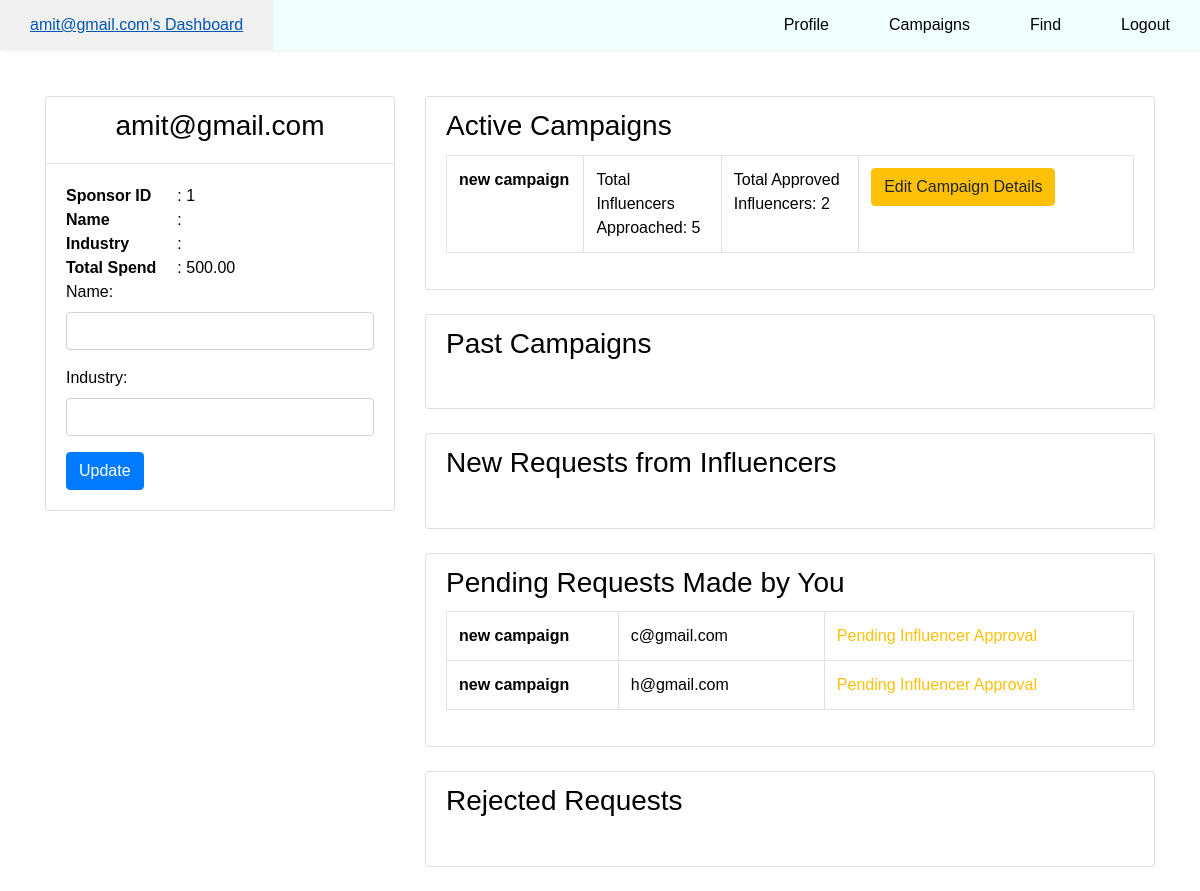
The app's page /profile (signed in), older data.
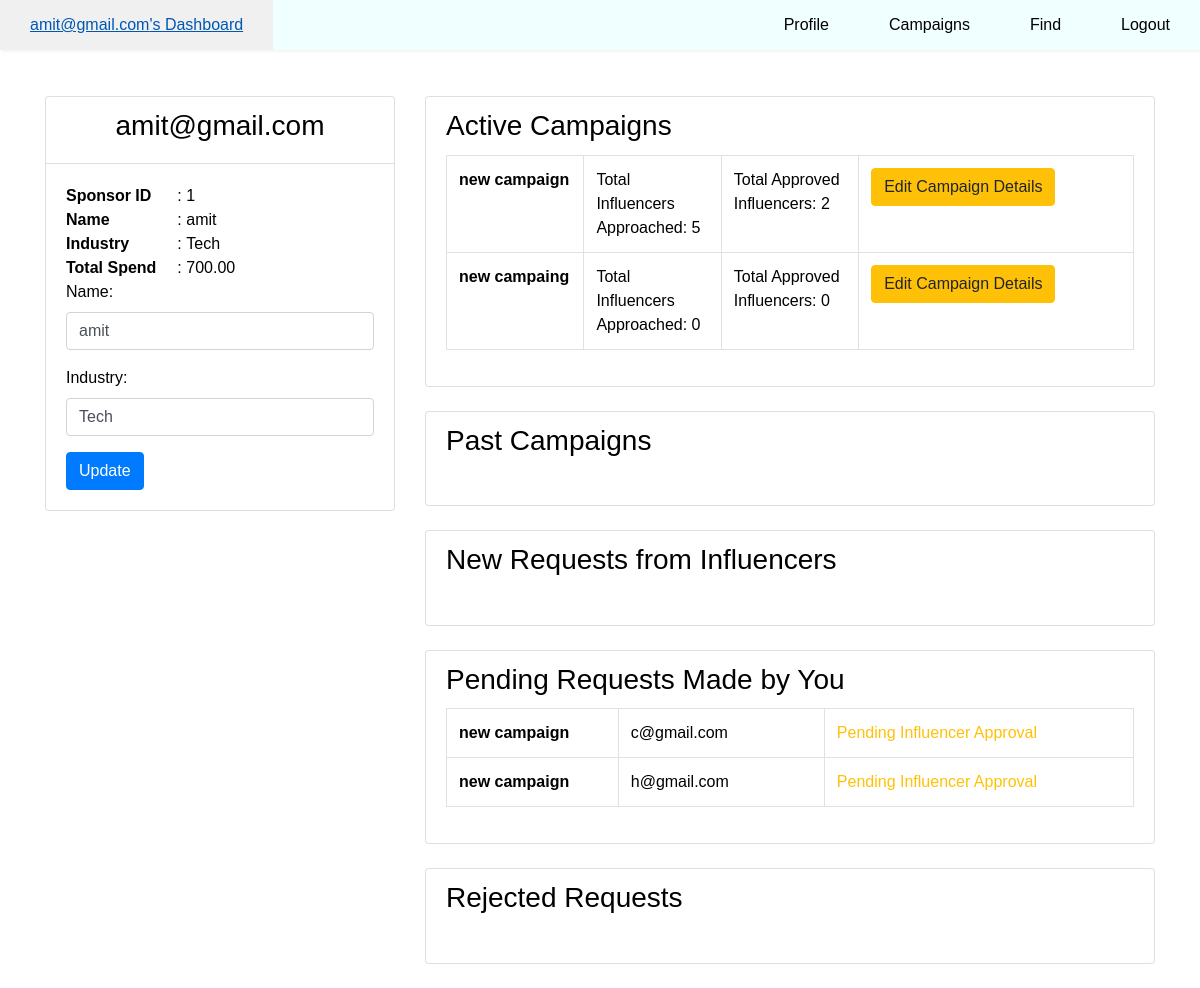
The same page, newer data.
### model.py (models this page shows)
class User(db.Model):
    id = db.Column(db.Integer, primary_key = True)
    name = db.Column(db.String, unique = False, nullable = True, default=lambda: '')
    email = db.Column(db.String, unique = True, nullable = False)
    password = db.Column(db.String, nullable = False)
    isAdmin = db.Column(db.Boolean, default = False)
    isInfluencer = db.Column(db.Boolean, default = False)
    isSponsor = db.Column(db.Boolean, default = False)
    isBlacklist = db.Column(db.Boolean, default = False)
    influencer = db.relationship('Influencer', back_populates='user', cascade="all, delete-orphan", uselist=False)
    sponsor = db.relationship('Sponsor', back_populates='user', cascade="all, delete-orphan", uselist=False)

class Sponsor(db.Model):
    sponsor_id = db.Column(db.Integer, db.ForeignKey('user.id'), primary_key=True)
    industry = db.Column(db.String, nullable=True)
    user = db.relationship('User', back_populates='sponsor')
    campaigns = db.relationship('Campaign', back_populates='sponsor', cascade="all, delete-orphan")
    blacklist_requests = db.relationship('BlacklistRequest', back_populates='sponsor', cascade="all, delete-orphan")

class Campaign(db.Model):
    campaign_id = db.Column(db.Integer, primary_key=True)
    sponsor_id = db.Column(db.Integer, db.ForeignKey('sponsor.sponsor_id'), nullable=False)
    title = db.Column(db.String, nullable=False)
    description = db.Column(db.Text, nullable=False)
    budget = db.Column(db.Numeric(10, 2), nullable=False)
    start_date = db.Column(db.Date, nullable=False)
    end_date = db.Column(db.Date, nullable=False)
    status = db.Column(db.String, nullable=False)
    niche = db.Column(db.String, nullable=False)
    isBlacklist = db.Column(db.Boolean, default=False)
    sponsor = db.relationship('Sponsor', back_populates='campaigns')
    requests = db.relationship('Request', back_populates='campaign', cascade="all, delete-orphan")

class Request(db.Model):
    request_id = db.Column(db.Integer, primary_key=True)
    campaign_id = db.Column(db.Integer, db.ForeignKey('campaign.campaign_id'), nullable=False)
    influencer_id = db.Column(db.Integer, db.ForeignKey('influencer.influencer_id'), nullable=False)
    initiated_by_influencer = db.Column(db.Boolean, nullable=False)
    influencer_approved = db.Column(db.Boolean, nullable=True)
    sponsor_approved = db.Column(db.Boolean, nullable=True)
    status = db.Column(db.String, nullable=False, default='Pending')
    campaign = db.relationship('Campaign', back_populates='requests')
    influencer = db.relationship('Influencer', back_populates='requests')
    __table_args__ = (db.UniqueConstraint('campaign_id', 'influencer_id', name='unique_camp_inf_req'),)

### app.py (the view, shortened to what this page needs)
@app.route('/profile',methods =['GET','POST'])
def profile():
    user = getUserInfo()
    if 'id' not in session:
        return redirect(url_for('login'))
    id = session['id']
    user = User.query.filter_by(id=id).first()
    if user.isInfluencer:
        approved_requests = Request.query.filter_by(
            influencer_id=user.influencer.influencer_id,
            status='Approved'
        ).all()
        active_campaigns = [req.campaign for req in approved_requests]
        new_requests = Request.query.filter_by(influencer_id=user.influencer.influencer_id,
                                                status='Pending',sponsor_approved=True,influencer_approved=None).all()
        rejected_requests = Request.query.filter_by( influencer_id=user.influencer.influencer_id, status='Rejected').all()
        pending_requests = Request.query.filter_by(influencer_id=user.influencer.influencer_id,
                                                    status='Pending',
                                                    sponsor_approved=None).all()
        total_earnings = sum(req.campaign.budget for req in approved_requests)
        return render_template('profile.html',  nav_type=user, approved_requests=approved_requests,
                                                new_requests=new_requests, pending_requests=pending_requests,
                                                rejected_requests=rejected_requests, total_earnings= total_earnings)
    elif user.isSponsor:
        active_campaigns = Campaign.query.filter_by(sponsor_id=user.sponsor.sponsor_id,
                                                    status='Active').all()
        past_campaigns = Campaign.query.filter_by(sponsor_id=user.sponsor.sponsor_id,
                                                    status='Inactive').all()
        new_requests = Request.query.join(Campaign).filter(Campaign.sponsor_id == user.sponsor.sponsor_id,
                                                            Request.sponsor_approved == None).all()
        pending_requests = Request.query.filter_by(sponsor_approved=True, influencer_approved=None).join(Campaign).filter(
                                                    Campaign.sponsor_id == user.sponsor.sponsor_id).all()
        rejected_requests = Request.query.filter_by(influencer_approved=False).join(Campaign).filter(Campaign.sponsor_id == user.sponsor.sponsor_id).all()
        total_spend = sum(campaign.budget for campaign in active_campaigns)
        approved_influencers = {}
        for campaign in active_campaigns:
            approved_influencers[campaign.campaign_id] = Request.query.filter_by(campaign_id=campaign.campaign_id, status='Approved').count()
        return render_template('profile.html',nav_type=user,active_campaigns=active_campaigns,
                                                past_campaigns=past_campaigns,new_requests=new_requests,
                                                pending_requests=pending_requests,rejected_requests=rejected_requests, total_spend=total_spend,
                                                approved_influencers=approved_influencers)
    elif user.isAdmin:
        return render_template('profile.html', nav_type=user)
    else:
        flash("Unauthorized access.", "danger")
        return redirect(url_for('login'))

### helper.py (called while the page is built)
def getUserInfo():
    if 'id' in session:
        current_user = User.query.filter_by(id = session['id']).first()
        if current_user:
            usr_id = current_user.id
            email = current_user.email
            isAdmin = current_user.isAdmin
            isInfluencer = current_user.isInfluencer
            isSponsor = current_user.isSponsor
            isBlacklist = current_user.isBlacklist
            return {'usr_id':usr_id, 'email':email, 'isAdmin':isAdmin, 'isInfluencer':isInfluencer, 'isSponsor':isSponsor,'isBlacklist':isBlacklist}
        else:
            return None

### templates/profile.html (shortened to what this page needs)
{% extends './layouts/layout.html' %}
{% block body %}
    {% include './components/navbar.html' %}
    {% if nav_type.isInfluencer %}
        {% include './components/influencer/profile.html' %}
    {% elif nav_type.isSponsor %}
        {% include './components/sponsor/profile.html' %}
    {% endif %}
{% endblock %}

### templates/layouts/layout.html (shortened to what this page needs)
<!DOCTYPE html>
<html lang="en">
<head>
    <link rel="stylesheet" href="https://cdn.jsdelivr.net/npm/bootstrap@4.0.0/dist/css/bootstrap.min.css">
    <link rel="stylesheet" href="{{ url_for('static', filename='style.css') }}">
</head>
<body>
    {% block body %}
    {% endblock %}
</body>
</html>

### templates/components/navbar.html (shortened to what this page needs)
<nav>
    <ul>
        {% if nav_type.isSponsor == 1 %}
        <li><a href="{{ url_for('index') }}">{{ nav_type.email }}'s Dashboard</a></li>
        <li><a href="{{ url_for('profile') }}">Profile</a></li>
        <li><a href="{{ url_for('campaigns') }}">Campaigns</a></li>
        <li><a href="{{ url_for('findInfluencer') }}">Find</a></li>
        <li><a href="{{ url_for('logout') }}">Logout</a></li>
        {% endif %}
    </ul>
</nav>

### templates/components/sponsor/profile.html (shortened to what this page needs)
<div style="height: 30px"></div>
<div class="sponsor-profile">
    <div class="container">
        <div class="row">
            <div class="col-lg-4">
                <div class="card shadow-sm">
                    <div class="card-header bg-transparent text-center">
                        <h3>{{ nav_type.email }}</h3>
                    </div>
                    <div class="card-body">
                        <table>
                            <tr>
                                <th width="50%">Sponsor ID</th>
                                <td width="2%">:</td>
                                <td width="2%"></td>
                                <td>{{ nav_type.sponsor.sponsor_id }}</td>
                            </tr>
                            <tr>
                              <th width="50%">Name</th>
                              <td width="2%">:</td>
                              <td width="2%"></td>
                              <td>{{ nav_type.sponsor.user.name }}</td>
                          </tr>
                            <tr>
                                <th width="50%">Industry</th>
                                <td width="2%">:</td>
                                <td width="2%"></td>
                                <td>{{ nav_type.sponsor.industry }}</td>
                            </tr>
                            <tr>
                              <th width="50%">Total Spend</th>
                              <td width="2%">:</td>
                              <td width="2%"></td>
                              <td>{{ total_spend }}</td>
                          </tr>
                        </table>
                        <form method="POST" action="{{ url_for('edit_sponsor_profile') }}" style="display: inline;">
                            <div class="form-group">
                                <label for="name">Name:</label>
                                <input type="text" class="form-control" id="name" name="name" value="{{ nav_type.sponsor.user.name }}" required>
                            </div>
                            <div class="form-group">
                                <label for="industry">Industry:</label>
                                <input type="text" class="form-control" id="industry" name="industry" value="{{ nav_type.sponsor.industry }}" required>
                            </div>
                            <button type="submit" class="btn btn-primary">Update</button>
                        </form>
                    </div>
                </div>
            </div>
            <div class="col-lg-8">
                <div class="card shadow-sm mb-4">
                    <div class="card-header bg-transparent border-0">
                        <h3 class="mb-0">Active Campaigns</h3>
                    </div>
                    <div class="card-body pt-0">
                        <table class="table table-bordered">
                            {% for campaign in active_campaigns %}
                            <tr>
                                <th width="20%">{{ campaign.title }}</th>
                                <td width="20%">Total Influencers Approached: {{ campaign.requests|length }}</td>
                                <td width="20%">Total Approved Influencers: {{ approved_influencers[campaign.campaign_id] }}</td>
                                <td><a href="{{ url_for('campaignManagement', campaign_id=campaign.campaign_id) }}" class="btn btn-warning">Edit Campaign Details</a></td>
                            </tr>
                            {% endfor %}
                        </table>
                    </div>
                </div>
                <div class="card shadow-sm mb-4">
                    <div class="card-header bg-transparent border-0">
                        <h3 class="mb-0">Past Campaigns</h3>
                    </div>
                    <div class="card-body pt-0">
                    </div>
                </div>
                <div class="card shadow-sm mb-4">
                    <div class="card-header bg-transparent border-0">
                        <h3 class="mb-0">New Requests from Influencers</h3>
                    </div>
                    <div class="card-body pt-0">
                    </div>
                </div>
                <div class="card shadow-sm mb-4">
                    <div class="card-header bg-transparent border-0">
                        <h3 class="mb-0">Pending Requests Made by You</h3>
                    </div>
                    <div class="card-body pt-0">
                        <table class="table table-bordered">
                            {% for request in pending_requests %}
                            <tr>
                                <th width="25%">{{ request.campaign.title }}</th>
                                <td width="30%">{{ request.influencer.user.email }}</td>
                                <td><span class="text-warning">Pending Influencer Approval</span></td>
                            </tr>
                            {% endfor %}
                        </table>
                    </div>
                </div>
                <div class="card shadow-sm mb-4">
                    <div class="card-header bg-transparent border-0">
                        <h3 class="mb-0">Rejected Requests</h3>
                    </div>
                    <div class="card-body pt-0">
                    </div>
                </div>
            </div>
        </div>
    </div>
</div>

### static/style.css (style rules this page uses)
* { margin:0; padding:0; }
body { padding: 0; margin: 0; font-family: 'Franklin Gothic Medium', 'Arial Narrow', Arial, sans-serif; color: #000; min-height: 100vh; }
nav { background-color: azure; box-shadow: 2px 2px 3px rgb(242,245,244); }
nav ul { width: 100%; list-style: none; display: flex; justify-content: flex-end; align-items: center; }
nav li { height: 50px; }
nav a { height: 100%; padding: 0 30px; text-decoration: none; display: flex; align-items: center; color: black; }
nav li:first-child { margin-right: auto; }
form { display: flex; justify-content: center; align-items: center; min-height: 75vh; font-family: 'Franklin Gothic Medium', 'Arial Narrow', Arial, sans-serif; width: 100%; }

Row changes from the older to the newer data that the page shows:
changed User "amit@gmail.com": sponsor.user.name (not shown) → "amit"; name (not shown) → "amit"
changed Sponsor id 1: sponsor.industry (not shown) → "Tech"; industry (not shown) → "Tech"
added Campaign: title "new campaing", requests|length "0", isBlacklist "0"
Text that changed along with them:
{{ total_spend }}: "500.00" → "700.00"
